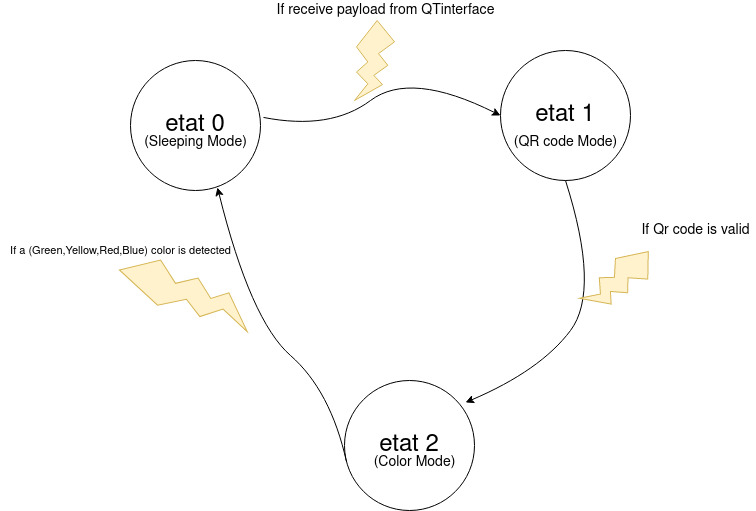
#> input picture AnalyseImage/etat_machine.jpg, 756 x 511 px, given in place of the camera
$ python color.py
#> lines starting #> are read from the running program, lines starting #| are printed output that depends on the picture; after the words box and inside, x2 and y2 are one past the last pixel; in counts of white or black regions, pixels touching at a corner belong together
import numpy as np
import cv2

def color_detect():
	# Capturing video through webcam
	webcam = cv2.VideoCapture(4)

	# Start a while loop
	while(1):

	    # Reading the video from the
	    # webcam in image frames
	    _, imageFrame = webcam.read()
#> imageFrame is the input picture: shape (511, 756, 3); mean B, G, R 250.5, 251.2, 251.4

	    # Convert the imageFrame in
	    # BGR(RGB color space) to
	    # HSV(hue-saturation-value)
	    # color space
	    hsvFrame = cv2.cvtColor(imageFrame, cv2.COLOR_BGR2HSV)
#> hsvFrame: shape (511, 756, 3); mean H, S, V 1.2, 1, 251.4

	    # Set range for red color and
	    # define mask
	    red_lower = np.array([136, 87, 111], np.uint8)
	    red_upper = np.array([180, 255, 255], np.uint8)
	    red_mask = cv2.inRange(hsvFrame, red_lower, red_upper)
#> red_mask: shape (511, 756); every value is 0

	    # Set range for green color and
	    # define mask
	    green_lower = np.array([40, 40, 40], np.uint8)
	    green_upper = np.array([70, 255, 255], np.uint8)
	    green_mask = cv2.inRange(hsvFrame, green_lower, green_upper)

	    # Set range for blue color and
	    # define mask
	    blue_lower = np.array([100, 150, 0], np.uint8)
	    blue_upper = np.array([105, 255, 255], np.uint8)
	    blue_mask = cv2.inRange(hsvFrame, blue_lower, blue_upper)

	    #yellow
	    yellow_lower = np.array([22, 93, 0],np.uint8)
	    yellow_upper = np.array([45, 255, 255],np.uint8)
	    yellow_mask = cv2.inRange(hsvFrame, yellow_lower, yellow_upper)
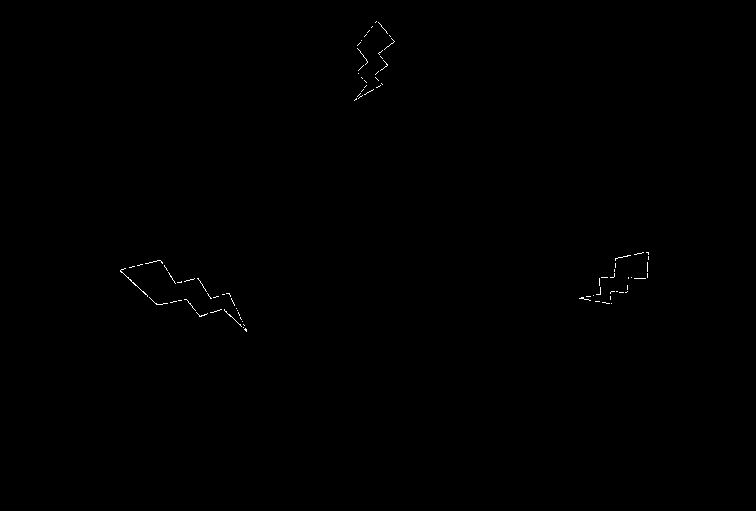
#> yellow_mask: shape (511, 756); 0.15% white in thin lines or dots, all inside (x1, y1, x2, y2) = (120, 21, 649, 332)

	    # Morphological Transform, Dilation
	    # for each color and bitwise_and operator
	    # between imageFrame and mask determines
	    # to detect only that particular color
	    kernal = np.ones((5, 5), "uint8")

	    # For red color
	    red_mask = cv2.dilate(red_mask, kernal)
	    res_red = cv2.bitwise_and(imageFrame, imageFrame,
	                              mask = red_mask)
#> res_red: shape (511, 756, 3); every value is 0

	    # For green color
	    green_mask = cv2.dilate(green_mask, kernal)
	    res_green = cv2.bitwise_and(imageFrame, imageFrame,
	                                mask = green_mask)

	    # For blue color
	    blue_mask = cv2.dilate(blue_mask, kernal)
	    res_blue = cv2.bitwise_and(imageFrame, imageFrame,
	                               mask = blue_mask)

	     # For yellow color
	    yellow_mask = cv2.dilate(yellow_mask, kernal)
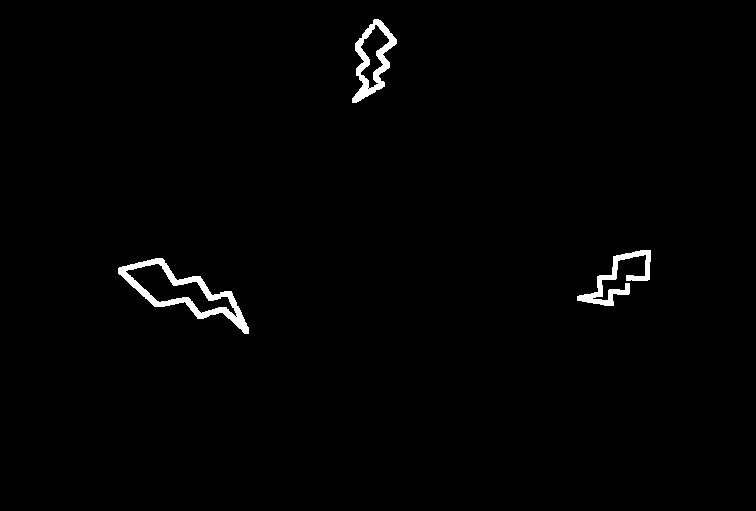
#> yellow_mask: shape (511, 756); 1.1% white; 3 white regions
	    res_yell = cv2.bitwise_and(imageFrame, imageFrame,
	                               mask = yellow_mask)


	    # Creating contour to track red color
	    contours, hierarchy = cv2.findContours(red_mask,
	                                           cv2.RETR_TREE,
	                                           cv2.CHAIN_APPROX_SIMPLE)
#> contours = []

	    response = []

	    for pic, contour in enumerate(contours):
	        area = cv2.contourArea(contour)
	        if(area > 300):
	            x, y, w, h = cv2.boundingRect(contour)
	            if w > 50 and h > 50 :
		            imageFrame = cv2.rectangle(imageFrame, (x, y),
		                                       (x + w, y + h),
		                                       (0, 0, 255), 2)

		            cv2.putText(imageFrame, "Red Colour", (x, y),
		                        cv2.FONT_HERSHEY_SIMPLEX, 1.0,
		                        (0, 0, 255))
#> this loop made 0 passes

	    # Creating contour to track green color
	    contours, hierarchy = cv2.findContours(green_mask,
	                                           cv2.RETR_TREE,
	                                           cv2.CHAIN_APPROX_SIMPLE)

	    for pic, contour in enumerate(contours):
	        area = cv2.contourArea(contour)
	        if(area > 300):
	            x, y, w, h = cv2.boundingRect(contour)
	            if w > 50 and h > 50 :
	            	imageFrame = cv2.rectangle(imageFrame, (x, y),
	                                       (x + w, y + h),
	                                       (0, 255, 0), 2)

	            	cv2.putText(imageFrame, "Green Colour", (x, y),
	                        cv2.FONT_HERSHEY_SIMPLEX,
	                        1.0, (0, 255, 0))

	    # Creating contour to track blue color
	    contours, hierarchy = cv2.findContours(blue_mask,
	                                           cv2.RETR_TREE,
	                                           cv2.CHAIN_APPROX_SIMPLE)
	    for pic, contour in enumerate(contours):
	        area = cv2.contourArea(contour)
	        if(area > 300):
	            x, y, w, h = cv2.boundingRect(contour)
	            if w > 50 and h > 50 :
		            imageFrame = cv2.rectangle(imageFrame, (x, y),
		                                       (x + w, y + h),
		                                       (255, 0, 0), 2)

		            cv2.putText(imageFrame, "Blue Colour", (x, y),
		                        cv2.FONT_HERSHEY_SIMPLEX,
		                        1.0, (255, 0, 0))
	    # Creating contour to track yellow color
	    contours, hierarchy = cv2.findContours(yellow_mask,
	                                           cv2.RETR_TREE,
	                                           cv2.CHAIN_APPROX_SIMPLE)
#> contours = 7 contours, 2 with area under 20; largest, box (x1, y1, x2, y2) and area: (118, 258, 249, 334) 3646, (125, 263, 237, 317) 1953, (352, 19, 397, 103) 1938, (577, 250, 651, 306) 932, (360, 24, 390, 89) 832

	    for pic, contour in enumerate(contours):
	        area = cv2.contourArea(contour)
	        if(area > 300):
	            x, y, w, h = cv2.boundingRect(contour)
	            if w > 50 and h > 50 :
		            imageFrame = cv2.rectangle(imageFrame, (x, y),
		                                       (x + w, y + h),
		                                       (0, 255, 255), 2)

		            cv2.putText(imageFrame, "Yellow Colour", (x, y),
		                        cv2.FONT_HERSHEY_SIMPLEX, 1.0,
		                        (0, 255, 255))
#> this loop made 7 passes
#> (area, x, y, w, h) on passes 1, 3, 4, 5, 7: (3645.5, 118, 258, 131, 76), (1953, 125, 263, 112, 54), (932.5, 577, 250, 74, 56), (1938, 352, 19, 45, 84), (832, 360, 24, 30, 65)
#> pass 1, in color_detect, `imageFrame = cv2.rectangle(imageFrame, (x, y), (x + w, y + h), (0, 255..`:
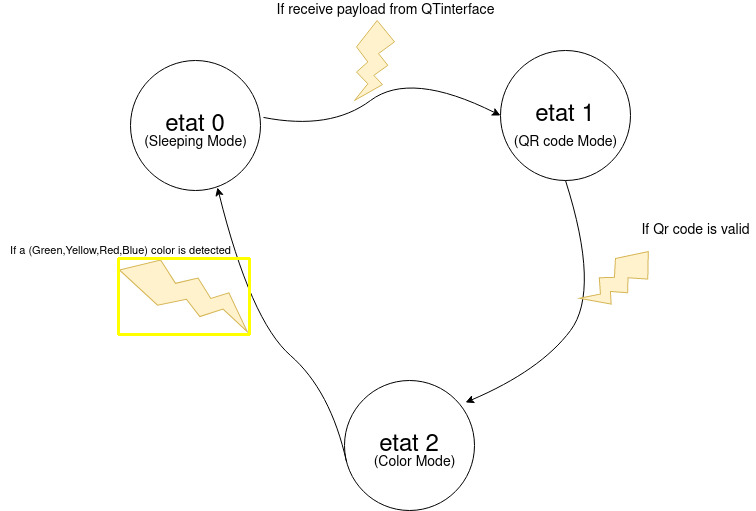
#> imageFrame: shape (511, 756, 3); 0.32% of pixels changed, all inside (x1, y1, x2, y2) = (117, 257, 251, 336)
#> pass 3, in color_detect, `imageFrame = cv2.rectangle(imageFrame, (x, y), (x + w, y + h), (0, 255..`:
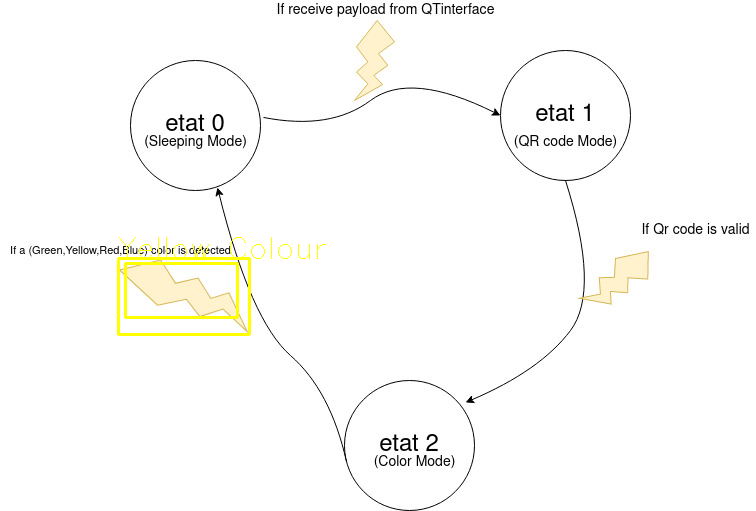
#> imageFrame: shape (511, 756, 3); 0.36% of pixels changed, all inside (x1, y1, x2, y2) = (119, 237, 326, 319)
#> after the loop:
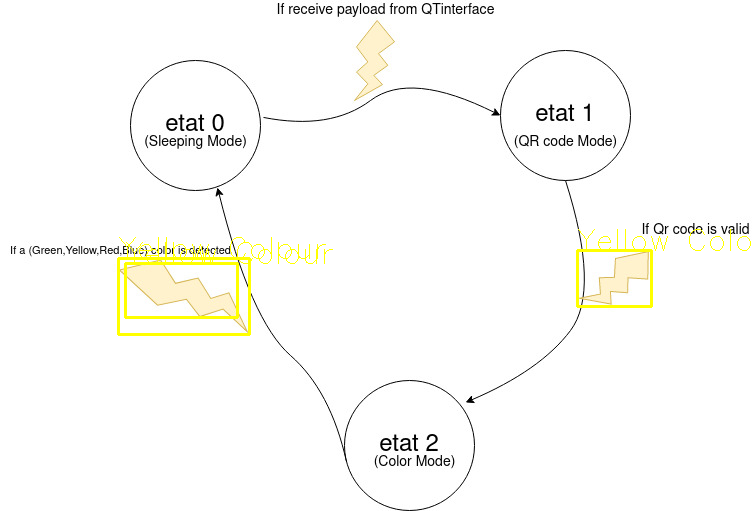
#> imageFrame: shape (511, 756, 3); 0.37% of pixels changed, all inside (x1, y1, x2, y2) = (126, 229, 751, 308)


	    # Program Termination
	    cv2.imshow("Multiple Color Detection in Real-TIme", imageFrame)
	    if cv2.waitKey(10) & 0xFF == ord('q'):
#> (key q is pressed here)
	        webcam.release()
	        cv2.destroyAllWindows()
	        break

if __name__=="__main__":
	color_detect()
